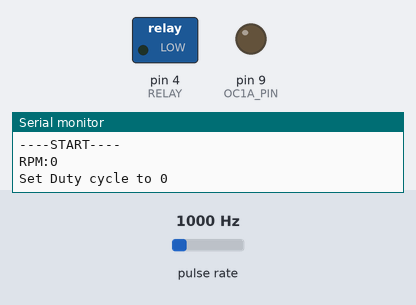
This sketch was run on a simulated Arduino Uno, built with avr-gcc and run on an emulated ATmega328P. On the bench: switched loads named in the sketch (green lamp = pin HIGH), output pins drawn as LEDs (lit = HIGH), the last lines printed to the serial monitor. Wiring (inferred from the names in the program): pulse sensor: data pin 2. The test bench sets the inputs (shaded band); at power-on: pulse rate 1000 Hz.

Above: at 0.05 s.
At 14.9 s:
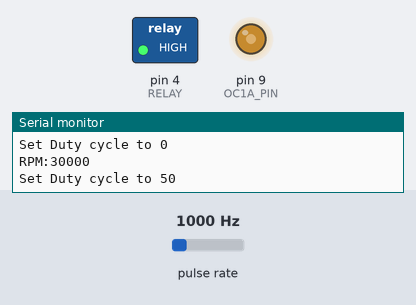
At 29.9 s:
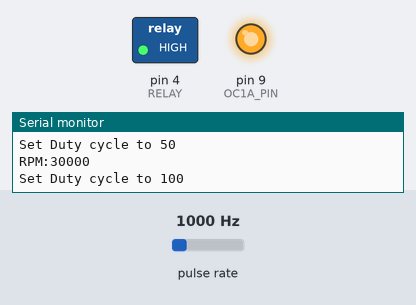
Timing chart, 0 to 39.0 s (numbered marks = the images above):
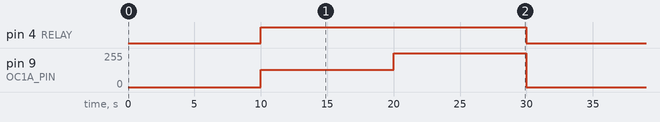

The sketch:

MBDArduinoFan.ino
```cpp
#define PIN_SENSE 2 //where we connected the fan sense pin. Must be an interrupt capable pin (2 or 3 on Arduino Uno)
#define DEBOUNCE 0 //0 is fine for most fans, crappy fans may require 10 or 20 to filter out noise
#define FANSTUCK_THRESHOLD 500 //if no interrupts were received for 500ms, consider the fan as stuck and report 0 RPM
#define RELAY 4

//Interrupt handler. Stores the timestamps of the last 2 interrupts and handles debouncing


const byte OC1A_PIN = 9;
const byte OC1B_PIN = 10;

const word PWM_FREQ_HZ = 25000; //Adjust this value to adjust the frequency
const word TCNT1_TOP = 16000000/(2*PWM_FREQ_HZ);

// #include <TimerOne.h>

//sensing

//Resources
//  https://fdossena.com/?p=ArduinoFanControl/i.md
//  https://projecthub.arduino.cc/tylerpeppy/b5618d48-7ae8-4fc0-bca5-a857c36fcc5e

unsigned long volatile ts1=0,ts2=0;
void tachISR() {
    unsigned long m=millis();
    if((m-ts2)>DEBOUNCE){
        ts1=ts2;
        ts2=m;
    }
}
//Calculates the RPM based on the timestamps of the last 2 interrupts. Can be called at any time.
unsigned long calcRPM(){
    if(millis()-ts2<FANSTUCK_THRESHOLD&&ts2!=0){
        return (60000/(ts2-ts1))/2;
    }else return 0;
}

// void setup(){
//     pinMode(PIN_SENSE,INPUT_PULLUP); //set the sense pin as input with pullup resistor
//     attachInterrupt(digitalPinToInterrupt(PIN_SENSE),tachISR,FALLING); //set tachISR to be triggered when the signal on the sense pin goes low
//     Serial.begin(9600); //enable serial so we can see the RPM in the serial monitor
// }
// void loop(){
//     delay(100);
//     Serial.print("RPM:");
//     Serial.println(calcRPM());
// }

//configure Timer 1 (pins 9,10) to output 25kHz PWM
// void setupTimer1(){
//     //Set PWM frequency to about 25khz on pins 9,10 (timer 1 mode 10, no prescale, count to 320)
//     TCCR1A = (1 << COM1A1) | (1 << COM1B1) | (1 << WGM11);
//     TCCR1B = (1 << CS10) | (1 << WGM13);
//     ICR1 = 320;
//     OCR1A = 0;
//     OCR1B = 0;
// }
// //configure Timer 2 (pin 3) to output 25kHz PWM. Pin 11 will be unavailable for output in this mode
// void setupTimer2(){
//     //Set PWM frequency to about 25khz on pin 3 (timer 2 mode 5, prescale 8, count to 79)
//     TIMSK2 = 0;
//     TIFR2 = 0;
//     TCCR2A = (1 << COM2B1) | (1 << WGM21) | (1 << WGM20);
//     TCCR2B = (1 << WGM22) | (1 << CS21);
//     OCR2A = 79;
//     OCR2B = 0;
// }
// //equivalent of analogWrite on pin 9
// void setPWM1A(float f){
//     f=f<0?0:f>1?1:f;
//     OCR1A = (uint16_t)(320*f);
// }
// //equivalent of analogWrite on pin 10
// void setPWM1B(float f){
//     f=f<0?0:f>1?1:f;
//     OCR1B = (uint16_t)(320*f);
// }
// //equivalent of analogWrite on pin 3
// void setPWM2(float f){
//     f=f<0?0:f>1?1:f;
//     OCR2B = (uint8_t)(79*f);
// }

// https://forum.arduino.cc/t/difference-between-icr1-and-ocr1a-in-fast-pwm/520901/6
void setPwmDuty(byte duty) {
  if (duty > 0){
    digitalWrite(RELAY,HIGH);
  }
  else{
    digitalWrite(RELAY,LOW);
  }
  OCR1A = (word) (duty*TCNT1_TOP)/100;
}

void setup(){
  pinMode(OC1A_PIN, OUTPUT);

  // Set Timer1 configuration
  // COM1A(1:0) = 0b10   (Output A clear rising/set falling)
  // COM1B(1:0) = 0b00   (Output B normal operation)
  // WGM(13:10) = 0b1010 (Phase correct PWM)
  // ICNC1      = 0b0    (Input capture noise canceler disabled)
  // ICES1      = 0b0    (Input capture edge select disabled)
  // CS(12:10)  = 0b001  (Input clock select = clock/1)


  // Clear Timer1 control and count registers
  TCCR1A = 0;
  TCCR1B = 0;
  TCNT1  = 0;


  TCCR1A |= (1 << COM1A1) | (1 << WGM11);
  TCCR1B |= (1 << WGM13) | (1 << CS10);
  ICR1 = TCNT1_TOP;

    //enable outputs for Timer 1
    // pinMode(9,OUTPUT); //1A
    // pinMode(10,OUTPUT); //1B
    // setupTimer1();
    // //enable outputs for Timer 2
    // pinMode(3,OUTPUT); //2
    // setupTimer2();
    // //note that pin 11 will be unavailable for output in this mode!
    // //example...
    // setPWM1A(0.5f); //set duty to 50% on pin 9
    // setPWM1B(0.2f); //set duty to 20% on pin 10
    // setPWM2(0.8f); //set duty to 80% on pin 3

    // should be 1700
    pinMode(RELAY,OUTPUT);
    digitalWrite(RELAY,LOW);
    pinMode(PIN_SENSE,INPUT_PULLUP); //set the sense pin as input with pullup resistor
    attachInterrupt(digitalPinToInterrupt(PIN_SENSE),tachISR,FALLING); //set tachISR to be triggered when the signal on the sense pin goes low
    Serial.begin(9600); //enable serial so we can see the RPM in the serial monitor
    setPwmDuty(0);
    Serial.println("----START----");
}


// goal between 1000-1700 RPM
// void setRPM(int goal){

//   int p = .001;
//   // rescale with f to be within bounds
//   int scaled =  (goal-1000))/700;

//   curr = calcRPM();
//   if (curr != 30000){
//     err = goal-curr;
//   }
// }

void loop() {
  // put your main code here, to run repeatedly:
    // delay(1000);
    // Serial.print("RPM:");
    // Serial.println(calcRPM());

  // let's do a simple P controller to set to a specific RPM

  Serial.print("RPM:");
  Serial.println(calcRPM());
  Serial.println("Set Duty cycle to 0");
  setPwmDuty(0);
  delay(10000);
  Serial.print("RPM:");
  Serial.println(calcRPM());
  Serial.println("Set Duty cycle to 50");
  setPwmDuty(50); //Change this value 0-100 to adjust duty cycle
  delay(10000);

  Serial.print("RPM:");
  Serial.println(calcRPM());
  Serial.println("Set Duty cycle to 100");
  setPwmDuty(100); //Change this value 0-100 to adjust duty cycle
  delay(10000);

  // int p = .001;
  // int goal = 1300;
  // rescale with f to be within bounds
  // Serial.println(goal-1000);

  // int scaled =  (goal-1000)/7;
  // Serial.print("Initial scaled:");
  // Serial.println(scaled);


  // int curr = calcRPM();
  // if (curr < 1800 && curr > 0){
  //   int err = curr-goal;
  //   // not exactly a p controller, but best I can do without state management
  //   scaled += err *p;

  //   Serial.print("Curr: ");
  //   Serial.println(curr);


  //   // Serial.print("err:");
  //   // Serial.println(err);

  //   // coerce within duty bounds
  //   scaled = max(0,scaled);
  //   scaled = min(scaled,100);

  //   // Serial.print("Set duty:");
  //   // Serial.println(scaled);
  //   setPwmDuty(scaled);
  // }

  // delay(100);
  // Serial.print("RPM:");
  // Serial.println(calcRPM());
  // set
  // delay(5000);

}
```

Measured:
- by itself, pin 4 (RELAY): alternates HIGH for 20.0 s and LOW for 10.0 s
- by itself, pin 9 (OC1A_PIN): repeats every 30.0 s: 255/255 10.0 s, 0/255 10.0 s, 128/255 10.0 s
